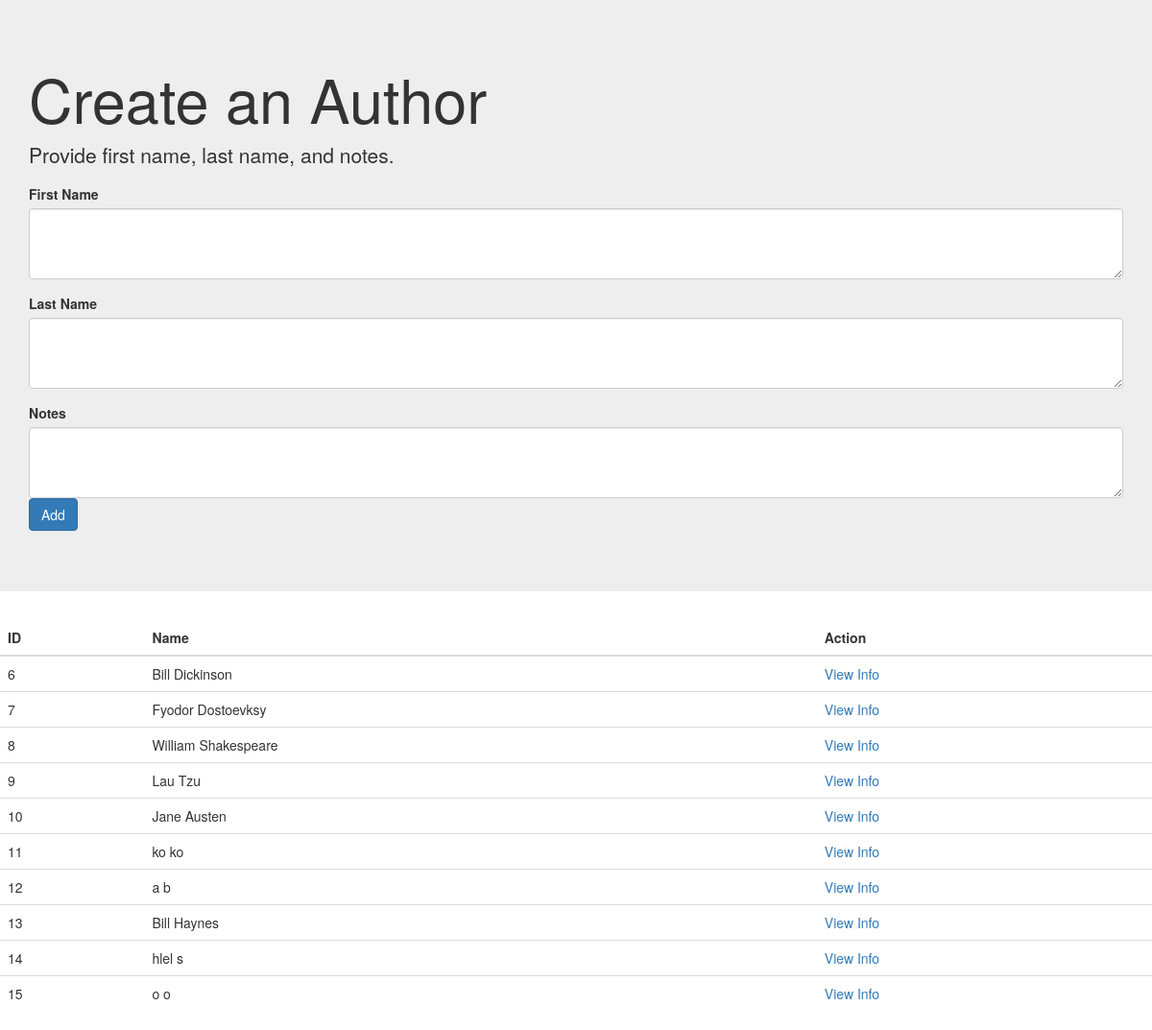
The app's page /authors with its own data.
### books_authors_app/models.py (models this page shows, shortened)
class Author(models.Model):
    first_name = models.CharField(max_length=45)
    last_name = models.CharField(max_length=45)
    books = models.ManyToManyField(Book, related_name='authors')
    notes = models.TextField(null=True)
    created_at = models.DateTimeField(auto_now_add=True)
    updated_at = models.DateTimeField(auto_now=True)

### books_authors_app/views.py (the view)
# urls.py: path('authors', views.create_author),
def create_author(request):
    context = {
        'authors': Author.objects.all(),
    }
    if request.POST:
        return(post_authors(request))
    return render(request, 'create_author.html', context)

### books_authors_app/templates/create_author.html (shortened to what this page needs)
<!DOCTYPE html>
<html lang="en">
<head>
    <link rel="stylesheet" href="https://maxcdn.bootstrapcdn.com/bootstrap/3.4.1/css/bootstrap.min.css">
</head>
<body>
    <div class="jumbotron jumbotron-fluid">
        <div class="container">
          <h1 class="display-4">Create an Author</h1>
          <p class="lead">Provide first name, last name, and notes.</p>
        <form action='/authors' method='POST'>
            <div class="form-group">
                <label for="exampleFormControlTextarea1">First Name</label>
                <textarea class="form-control form-control-lg" id="exampleFormControlTextarea1" rows="3" name='first_name'></textarea>
            </div>
            <div class="form-group">
                <label for="exampleFormControlTextarea1">Last Name</label>
                <textarea class="form-control form-control-lg" id="exampleFormControlTextarea1" rows="3" name='last_name'></textarea>
            </div>
            <div class="form-group">
                <label for="exampleFormControlTextarea1">Notes</label>
                <textarea class="form-control form-control-lg" id="exampleFormControlTextarea1" rows="3" name='notes'></textarea>
                <input class="btn btn-primary" type="submit" value="Add" >
            </div>
        </form>
        </div>
    </div>
    <table class="table">
        <thead>
          <tr>
            <th scope="col">ID</th>
            <th scope="col">Name</th>
            <th scope="col">Action</th>
          </tr>
        </thead>
        <tbody>
            {% for author in authors %}
               <tr>
                    <td>{{author.id}}</td>
                    <td>{{author.first_name}} {{author.last_name}}</td>
                    <td><a href="/authors/{{author.id}}">View Info</a></td>
                </tr>
            {% endfor %}
        </tbody>
      </table>
</body>
</html>

### books_authors_app/templates/create_author.html (style rules this page uses)
* { margin: auto; }

### records on screen
Author: id "6", first_name "Bill", last_name "Dickinson"
Author: id "7", first_name "Fyodor", last_name "Dostoevksy"
Author: id "8", first_name "William", last_name "Shakespeare"
Author: id "9", first_name "Lau", last_name "Tzu"
Author: id "10", first_name "Jane", last_name "Austen"
Author: id "11", first_name "ko", last_name "ko"
Author: id "12", first_name "a", last_name "b"
Author: id "13", first_name "Bill", last_name "Haynes"
Author: id "14", first_name "hlel", last_name "s"
Author: id "15", first_name "o", last_name "o"
